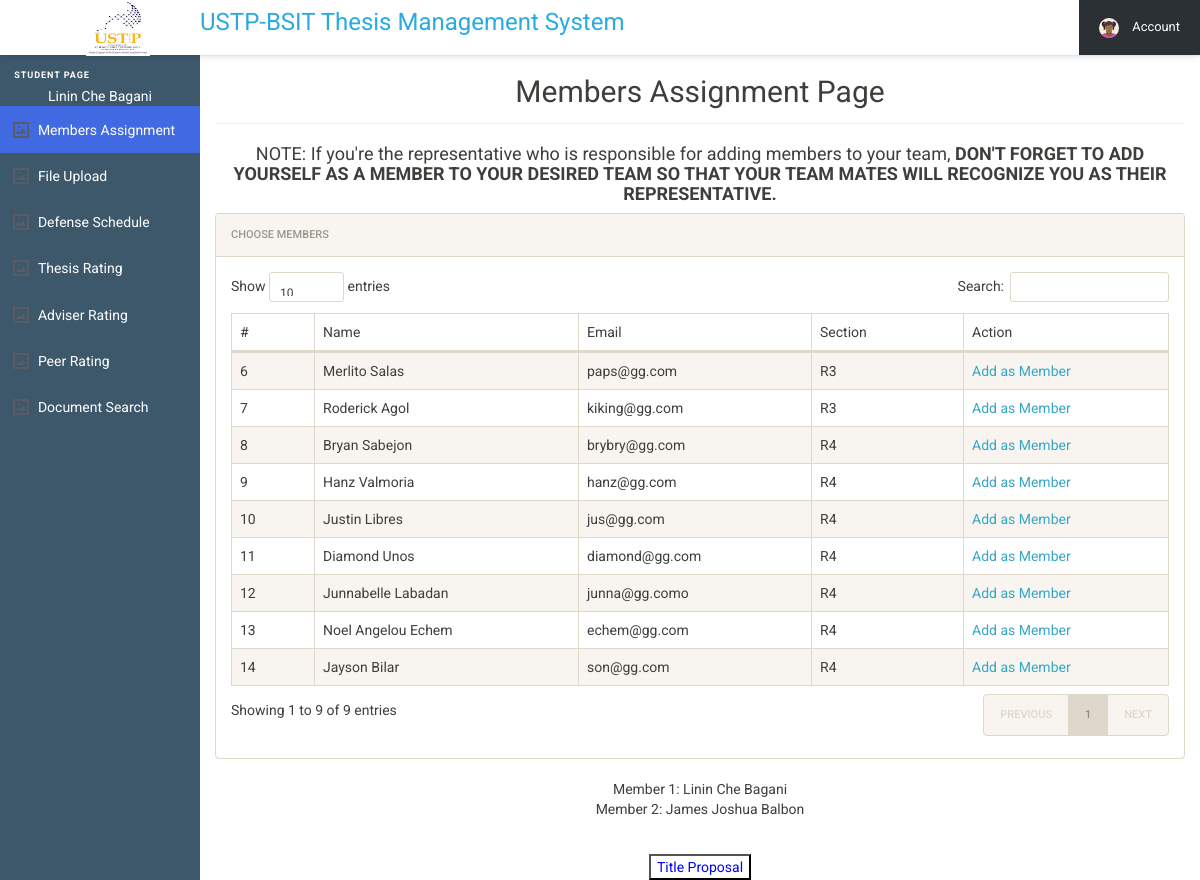
Before: /user/student/studentSideBarMenu/membersAssignment.php (signed in) with the older database file.
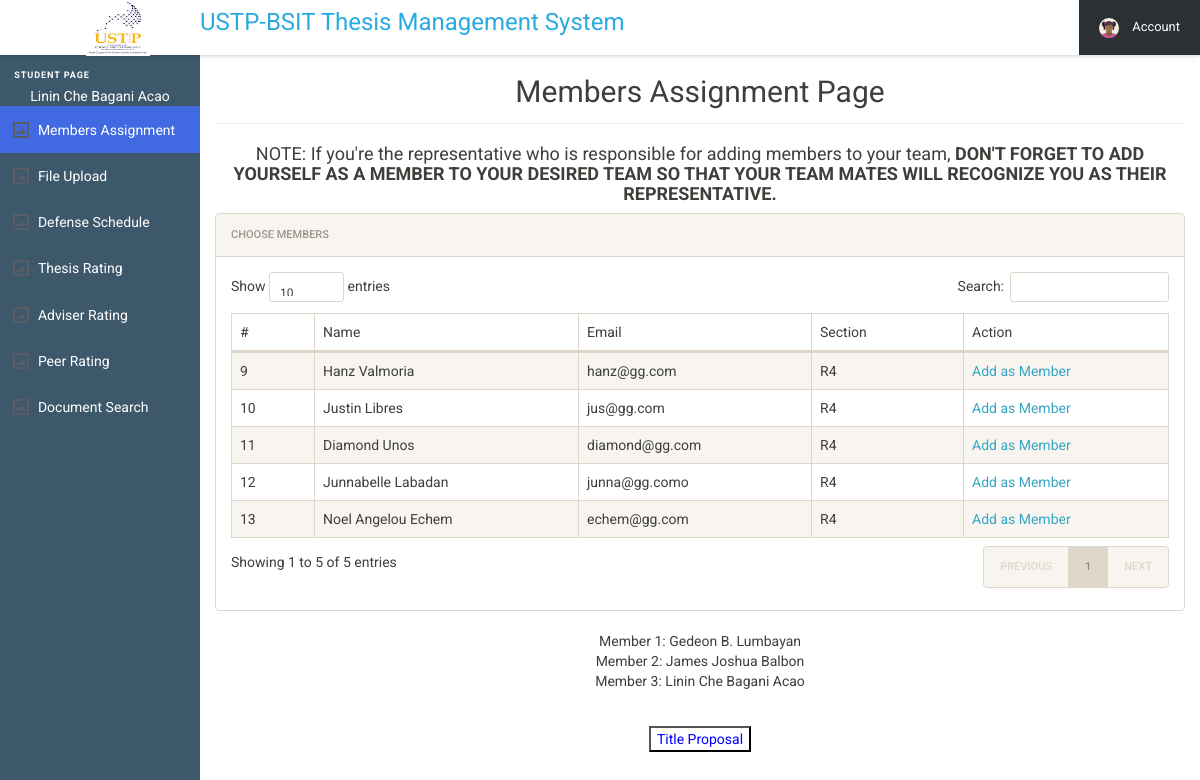
After: the same page with the newer database file.
### tables this page shows
CREATE TABLE `users_tbl` (
  `user_id` int(11) NOT NULL,
  `name` varchar(250) NOT NULL,
  `email` varchar(250) NOT NULL,
  `userpassword` varchar(250) NOT NULL,
  `gender` text NOT NULL,
  `phone` int(25) NOT NULL,
  `type` varchar(250) DEFAULT NULL,
  `section` text DEFAULT NULL,
  `status` int(11) NOT NULL,
  `set_count` int(11) DEFAULT NULL
);

### user/student/studentSideBarMenu/membersAssignment.php (the view, shortened to what the changed rows need)
<?php include 'students_SESSION.php'; ?>
<!DOCTYPE html>
<html lang="en">
<head>
  <link rel="stylesheet" href="../student_assets/css/style.css">
  <link rel="stylesheet" href="../student_css/font-awesome.min.css">
  <link rel="stylesheet" href="../student_css/bootstrap.min.css">
  <link rel="stylesheet" href="../student_css/bootstrap-social.css">
  <link rel="stylesheet" href="../student_css/bootstrap-select.css">
  <link rel="stylesheet" href="../student_css/style.css">
  <link rel="stylesheet" href="../student_css/dataTables.bootstrap.min.css">
  <link rel="stylesheet" href="../student_css/awesome-bootstrap-checkbox.css">
</head>
<body>
  <main class="cd-main-content">
    <nav class="cd-side-nav js-cd-side-nav">
      <ul class="cd-side__list js-cd-side__list">
        <li class="main-label">student Page</li>
        <li class="main-label_dup" style="color:white; text-align: center;"><?php $ufunc->UserName();?></li>
      </ul>
    </nav>
    <div class="content-wrapper">
      <div class="container-fluid">
        <div class="row">
          <div class="col-md-12">
            <center><h2 class="page-title">Members Assignment Page</h2></center>
            <div class="panel panel-default">
              <div class="panel-heading">Choose Members</div>
              <div class="panel-body">
                <table id="zctb" class="display table table-striped table-bordered table-hover" cellspacing="0" width="100%">
                  <thead>
                    <tr>
                      <th>#</th>
                      <th>Name</th>
                      <th>Email</th>
                      <th>Section</th>
                      <th>Action</th>
                    </tr>
                  </thead>
                  <tbody>
<?php
  include '../../../includes/connect.php';
  $sql = "SELECT * from users_tbl where type = 'student' ";
  $records = mysqli_query($conn, $sql);
  while  ($row = mysqli_fetch_object($records)) {
    if(($row->status) == 0){
?>
                    <tr>
                      <td><?php echo htmlentities($row->user_id);?></td>
                      <td><?php echo htmlentities($row->name);?></td>
                      <td><?php echo htmlentities($row->email);?></td>
                      <td><?php echo htmlentities($row->section);?></td>
<td>
<a href="membersAddition.php?add=<?php echo htmlentities($row->user_id); ?>" onclick="return confirm('Do you want to add a member and set his/her role in your team?');"> Add as Member </a>
</td>
                    </tr>
                    <?php } } ?>
                  </tbody>
                </table>
              </div>
            </div>
          </div>
<?php
  include '../../../includes/connect.php';
  $my_id = $_SESSION["user_id"];
  $sql4 = "SELECT user_id,name,section,status,team from users_tbl inner join team_members_tbl on user_id = member_id where team = '$my_id' ";
  $records4 = mysqli_query($conn, $sql4);
  $member_count=0;
  while  ($row4 = mysqli_fetch_object($records4)) {
      $member_count++;
?>
<center><form method="post" action="setInitialTitle.php">
      <div class="container-fluid">
        <div class="row">
          <div class="col-md-12">
                    <?php echo "Member ".$member_count.": ".$row4->name;  ?>
        </div>
      </div>
 <?php
} ?>
          </div>
        </div>
      </div>
    </div>
  </main>
</body>
</html>

### includes/functions.php (shortened to what the changed rows need)
<?php
class UserFunctions{
  public function UserName(){
    $username = $_SESSION["name"];
    echo $username;
  }
}
?>

Changed rows visible on the page:
no longer on this page (row edited): users_tbl: user_id "6", name "Merlito Salas", email "paps@gg.com", section "R3"
no longer on this page (row edited): users_tbl: user_id "7", name "Roderick Agol", email "kiking@gg.com", section "R3"
no longer on this page (row edited): users_tbl: user_id "8", name "Bryan Sabejon", email "brybry@gg.com", section "R4"
no longer on this page (row edited): users_tbl: user_id "14", name "Jayson Bilar", email "son@gg.com", section "R4"
Other visible differences:
$username: "Linin Che Bagani" → "Linin Che Bagani Acao"
text written by a page script: "Show entries Search: Showing 1 to 9 of 9 entries PREVIOUS 1 NEXT" → "Show entries Search: Showing 1 to 5 of 5 entries PREVIOUS 1 NEXT"
new list line: "Member 1 : Gedeon B. Lumbayan"
new list line: "Member 3 : Linin Che Bagani Acao"
list line gone: "Member 1 : Linin Che Bagani"
